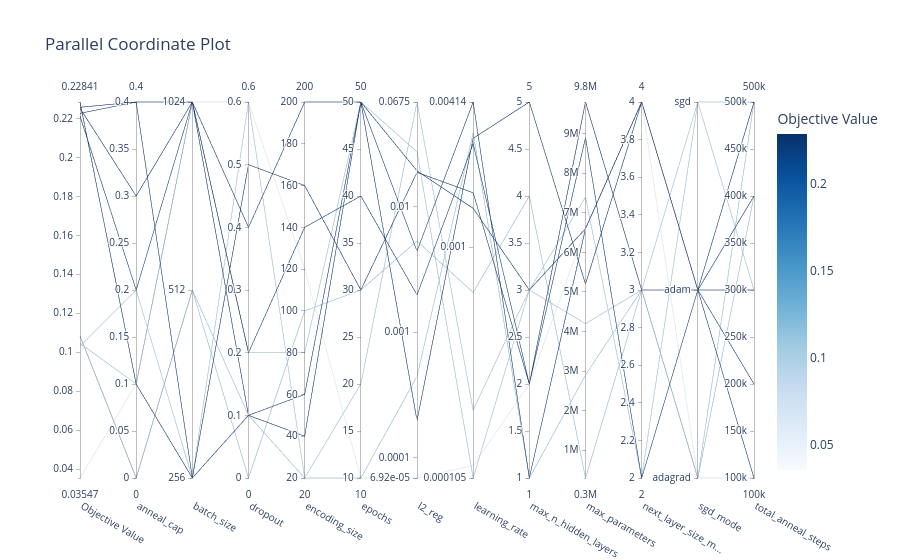

Notebook code for this chart:
### Code cell
optuna.visualization.plot_parallel_coordinate(optuna_study)

### Figure 1 — Plotly figure (JSON) as saved in the notebook; plotly's stock layout.template omitted (floating-point values rounded to 4 significant figures)
{"data": [{"dimensions": [{"label": "Objective Value", "range": [0.03547, 0.2284], "values": [0.2284, 0.1031, 0.2226, 0.1084, 0.1083, 0.03547, 0.2252, 0.2212, 0.2257, 0.1046]}, {"label": "anneal_cap", "range": [0, 0.4], "values": [0.1, 0.2, 0.4, 0, 0, 0.1, 0.3, 0.2, 0.4, 0.1]}, {"label": "batch_size", "range": [0, 2], "ticktext": ["256", "512", "1024"], "tickvals": [0, 1, 2], "values": [0, 0, 0, 1, 1, 2, 2, 2, 2, 2]}, {"label": "dropout", "range": [0, 0.6], "values": [0.5, 0.6, 0.1, 0, 0.1, 0.6, 0.4, 0.2, 0.1, 0.2]}, {"label": "encoding_size", "range": [20, 200], "values": [160, 20, 60, 100, 20, 120, 200, 140, 40, 80]}, {"label": "epochs", "range": [10, 50], "values": [30, 20, 50, 30, 10, 10, 50, 40, 50, 50]}, {"label": "l2_reg", "range": [-4.16, -1.171], "ticktext": ["6.92e-05", "0.0001", "0.001", "0.01", "0.0675"], "tickvals": [-4.16, -4, -3, -2, -1.171], "values": [-1.73, -1.171, -2.357, -2.276, -3.352, -4.16, -3.704, -2.705, -1.718, -1.567]}, {"label": "learning_rate", "range": [-3.98, -2.383], "ticktext": ["0.000105", "0.001", "0.00414"], "tickvals": [-3.98, -3, -2.383], "values": [-2.769, -3.692, -2.383, -3.192, -2.514, -3.927, -2.537, -2.56, -2.835, -3.98]}, {"label": "max_n_hidden_layers", "range": [1, 5], "values": [2, 3, 1, 4, 1, 2, 5, 2, 3, 3]}, {"label": "max_parameters", "range": [300000, 9800000], "values": [9800000, 7400000, 6600000, 300000, 2900000, 6600000, 5200000, 8900000, 6600000, 4200000]}, {"label": "next_layer_size_m...", "range": [2, 4], "values": [3, 2, 4, 3, 3, 4, 4, 2, 4, 3]}, {"label": "sgd_mode", "range": [0, 2], "ticktext": ["adagrad", "adam", "sgd"], "tickvals": [0, 1, 2], "values": [1, 2, 1, 0, 0, 0, 1, 1, 1, 2]}, {"label": "total_anneal_steps", "range": [100000, 500000], "values": [300000, 300000, 200000, 400000, 500000, 100000, 400000, 100000, 500000, 500000]}], "labelangle": 30, "labelside": "bottom", "line": {"color": [0.2284, 0.1031, 0.2226, 0.1084, 0.1083, 0.03547, 0.2252, 0.2212, 0.2257, 0.1046], "colorbar": {"title": {"text": "Objective Value"}}, "colorscale": [[0, "rgb(247,251,255)"], [0.125, "rgb(222,235,247)"], [0.25, "rgb(198,219,239)"], [0.375, "rgb(158,202,225)"], [0.5, "rgb(107,174,214)"], [0.625, "rgb(66,146,198)"], [0.75, "rgb(33,113,181)"], [0.875, "rgb(8,81,156)"], [1, "rgb(8,48,107)"]], "reversescale": false, "showscale": true}, "type": "parcoords"}], "layout": {"title": {"text": "Parallel Coordinate Plot"}}}
